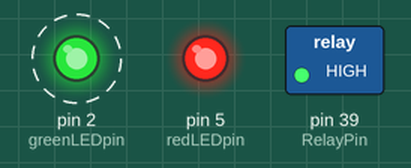
Simulated run of this sketch. Board: Arduino Mega 2560, built with avr-gcc and run on an emulated ATmega2560. On the bench: switched loads named in the sketch (green lamp = pin HIGH), output pins drawn as LEDs (lit = HIGH). Dashed ring = blinking.

Above: at 1.5 s.
Timing chart, 0 to 5.6 s (numbered marks = the images above):
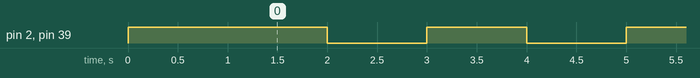

Measured:
- by itself, pin 2 (greenLEDpin), pin 39 (RelayPin): alternates HIGH for 1.0 s and LOW for 1.0 s

The sketch:

Relay.ino
```cpp
const int8_t greenLEDpin       = 2;
const int8_t redLEDpin         = 5;
const int8_t RelayPin         = 39;


void setup() {
  // put your setup code here, to run once:

  pinMode(greenLEDpin, OUTPUT);
  pinMode(redLEDpin, OUTPUT);
  pinMode(RelayPin, OUTPUT);

  digitalWrite(greenLEDpin, HIGH);
  digitalWrite(redLEDpin, HIGH);
  digitalWrite(RelayPin, HIGH);

  delay(1000);
  digitalWrite(greenLEDpin, HIGH);
  digitalWrite(redLEDpin, HIGH);
  digitalWrite(RelayPin, HIGH);


}

void loop() {
  // put your main code here, to run repeatedly:

  digitalWrite(greenLEDpin, HIGH);
  digitalWrite(RelayPin, HIGH);
  delay(1000);
  digitalWrite(greenLEDpin, LOW);
  digitalWrite(RelayPin, LOW);
  delay(1000);


}
```
